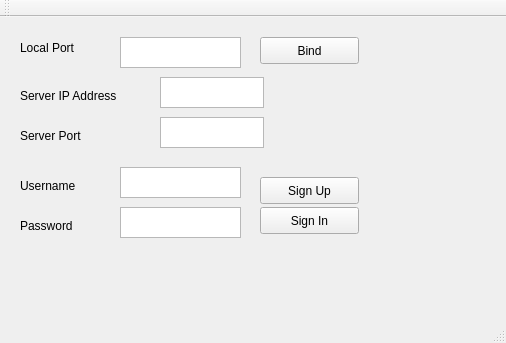
<?xml version="1.0" encoding="UTF-8"?>
<ui version="4.0">
 <class>MainWindow</class>
 <widget class="QMainWindow" name="MainWindow">
  <property name="geometry">
   <rect>
    <x>0</x>
    <y>0</y>
    <width>506</width>
    <height>343</height>
   </rect>
  </property>
  <property name="windowTitle">
   <string>MainWindow</string>
  </property>
  <widget class="QWidget" name="centralWidget">
   <widget class="QPushButton" name="sign_up_push_button">
    <property name="geometry">
     <rect>
      <x>260</x>
      <y>160</y>
      <width>99</width>
      <height>27</height>
     </rect>
    </property>
    <property name="text">
     <string>Sign Up</string>
    </property>
   </widget>
   <widget class="QPushButton" name="sign_in_push_button">
    <property name="geometry">
     <rect>
      <x>260</x>
      <y>190</y>
      <width>99</width>
      <height>27</height>
     </rect>
    </property>
    <property name="text">
     <string>Sign In</string>
    </property>
   </widget>
   <widget class="QTextEdit" name="password_text_edit">
    <property name="geometry">
     <rect>
      <x>120</x>
      <y>190</y>
      <width>121</width>
      <height>31</height>
     </rect>
    </property>
   </widget>
   <widget class="QTextEdit" name="local_port_text_edit">
    <property name="geometry">
     <rect>
      <x>120</x>
      <y>20</y>
      <width>121</width>
      <height>31</height>
     </rect>
    </property>
   </widget>
   <widget class="QLabel" name="local_port_label">
    <property name="geometry">
     <rect>
      <x>20</x>
      <y>20</y>
      <width>71</width>
      <height>21</height>
     </rect>
    </property>
    <property name="text">
     <string>Local Port</string>
    </property>
   </widget>
   <widget class="QPushButton" name="bind_push_button">
    <property name="geometry">
     <rect>
      <x>260</x>
      <y>20</y>
      <width>99</width>
      <height>27</height>
     </rect>
    </property>
    <property name="text">
     <string>Bind</string>
    </property>
   </widget>
   <widget class="QTextEdit" name="username_text_edit">
    <property name="geometry">
     <rect>
      <x>120</x>
      <y>150</y>
      <width>121</width>
      <height>31</height>
     </rect>
    </property>
   </widget>
   <widget class="QLabel" name="label">
    <property name="geometry">
     <rect>
      <x>20</x>
      <y>160</y>
      <width>71</width>
      <height>17</height>
     </rect>
    </property>
    <property name="text">
     <string>Username</string>
    </property>
   </widget>
   <widget class="QLabel" name="label_2">
    <property name="geometry">
     <rect>
      <x>20</x>
      <y>200</y>
      <width>67</width>
      <height>17</height>
     </rect>
    </property>
    <property name="text">
     <string>Password</string>
    </property>
   </widget>
   <widget class="QLabel" name="server_ip_address_label">
    <property name="geometry">
     <rect>
      <x>20</x>
      <y>70</y>
      <width>131</width>
      <height>17</height>
     </rect>
    </property>
    <property name="text">
     <string>Server IP Address</string>
    </property>
   </widget>
   <widget class="QLabel" name="server_port_label">
    <property name="geometry">
     <rect>
      <x>20</x>
      <y>110</y>
      <width>121</width>
      <height>17</height>
     </rect>
    </property>
    <property name="text">
     <string>Server Port</string>
    </property>
   </widget>
   <widget class="QTextEdit" name="server_ip_address_text_edit">
    <property name="geometry">
     <rect>
      <x>160</x>
      <y>60</y>
      <width>104</width>
      <height>31</height>
     </rect>
    </property>
   </widget>
   <widget class="QTextEdit" name="server_port_text_edit">
    <property name="geometry">
     <rect>
      <x>160</x>
      <y>100</y>
      <width>104</width>
      <height>31</height>
     </rect>
    </property>
   </widget>
  </widget>
  <widget class="QMenuBar" name="menuBar">
   <property name="geometry">
    <rect>
     <x>0</x>
     <y>0</y>
     <width>506</width>
     <height>25</height>
    </rect>
   </property>
  </widget>
  <widget class="QToolBar" name="mainToolBar">
   <attribute name="toolBarArea">
    <enum>TopToolBarArea</enum>
   </attribute>
   <attribute name="toolBarBreak">
    <bool>false</bool>
   </attribute>
  </widget>
  <widget class="QStatusBar" name="statusBar"/>
 </widget>
 <layoutdefault spacing="6" margin="11"/>
 <resources/>
 <connections/>
</ui>
